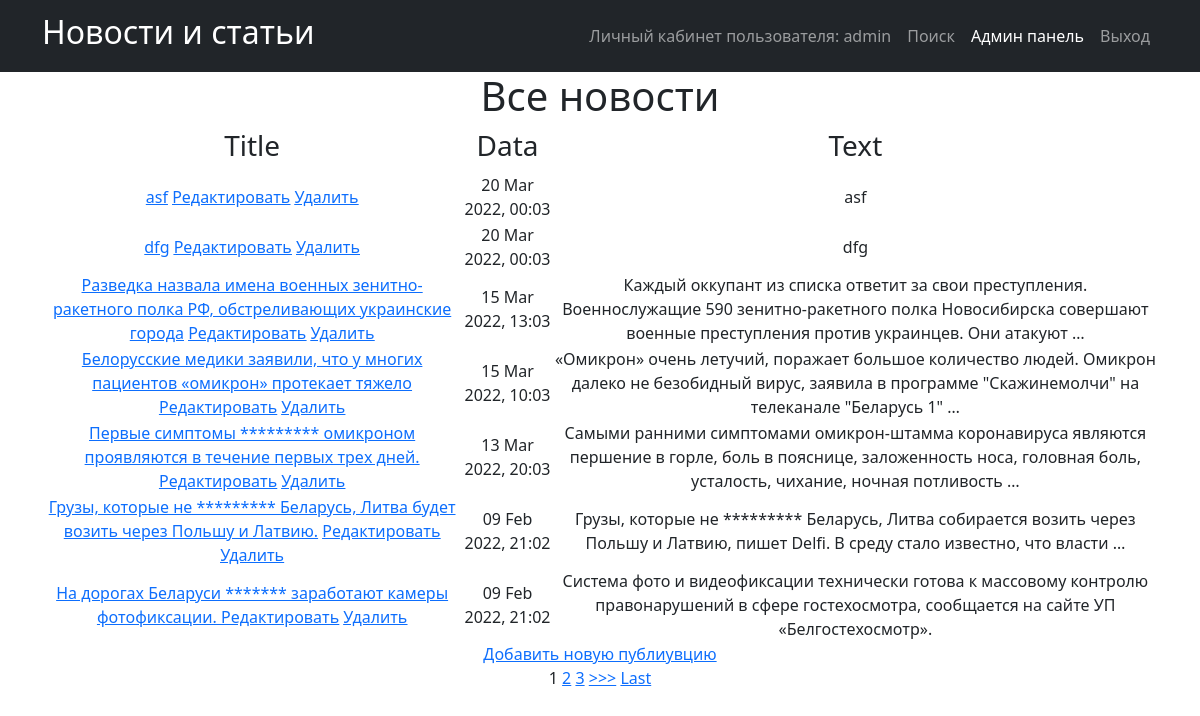
The app's page /news/ (signed in) with its own data.
### news_portal/models.py (models this page shows, shortened)
class Post(models.Model):
    PostAuthor = models.ForeignKey(Author, on_delete=models.CASCADE)
    NEWS = 'NW'
    ARTICLE = 'AR'
    CATEGORIES = [
        ('NW', 'Новость'),
        ('AR', 'Статья')
    ]
    categoryType = models.CharField(max_length=2, choices=CATEGORIES)
    pubData = models.DateTimeField('дата добавления', auto_now_add=True)
    postCategory = models.ManyToManyField(Category, through='postCategory')
    postTitle = models.CharField('название публикации', max_length=255)
    postText = models.TextField('текст публикации')
    postRating = models.SmallIntegerField('рейтинг публикации', default=0)

### news_portal/views.py (the view, shortened to what this page needs)
# urls.py: path('', PostList.as_view()),
class PostList(ListView):
    model = Post
    template_name = 'news.html'
    context_object_name = 'news'
    queryset = Post.objects.order_by('-id')
    paginate_by = 1
    form_class = PostForm
    def get_context_data(self, **kwargs):
        context = super().get_context_data(**kwargs)
        context['filter'] = News_filter(self.request.GET, queryset=self.get_queryset())
        return context

### news_portal/templatetags/censor.py (called while the page is built)
@register.filter(name='censor')
def censor(value):
    text = value.split()
    for word in text:
        if word.lower() in CENSOR:
            value = value.replace(word, '*' * len(word))
    return value

### templates/news.html (shortened to what this page needs)
{% extends 'flatpages/default.html' %}
{% load censor %}
{% block content %}
<h1>Все новости</h1>
    {% if news %}
    <table>
        <tr>
            <td>
                <h3>Title</h3>
            </td>
            <td>
                <h3>Data</h3>
            </td>
            <td>
                <h3>Text</h3>
            </td>
            </tr>
            {% for new in filter.qs %}
            <tr>
            <td>
               <a href="{% url 'post_detail' new.id %}">{{ new.postTitle|censor }}</a>
                <a href="{% url 'post_update' new.id %}"><u>Редактировать</u></a>
                  <a href="{% url 'post_delete' new.id %}"><u> Удалить </u></a>
            </td>
            <td>
                {{ new.pubData|date:'d M Y, H:m' }}
            </td>
            <td>
                {{ new.postText|truncatewords:20|censor }}
            </td>
        </tr>
        {% endfor %}
    </table>
<a href="{% url 'post_create' %}">Добавить новую публиувцию</a> <br>
{% if is_paginated %}
    {% for num in page_obj.paginator.page_range %}
        {% if page_obj.number == num %}
            <a>{{ num }}</a>
        {% elif num > page_obj.number|add:'-3' and num < page_obj.number|add:'3' %}
            <a href="?page={{ num }}">{{ num }}</a>
        {% endif %}
    {% endfor %}
    {% if page_obj.has_next %}
        <a href="?page={{ page_obj.next_page_number }}">>>></a>
        <a href="?page={{ page_obj.paginator.num_pages }}">Last</a>
    {% endif %}
{% endif %}
    {% else %}
    <h2> Новостей нет! </h2>
    {% endif%}
{% endblock content %}

### templates/flatpages/default.html (shortened to what this page needs)
<!DOCTYPE html>
<html lang="en">
    <head>
        {% load static %}
        <link href="{% static 'css/styles.css' %}" rel="stylesheet" />
    </head>
    <body>
        <nav class="navbar navbar-expand-lg navbar-dark bg-dark">
            <div class="container">
                <a class="navbar-brand" href=/news/><h2>Новости и статьи</h2></a>
                <div class="collapse navbar-collapse" id="navbarSupportedContent">
                    <ul class="navbar-nav ms-auto mb-2 mb-lg-0">
                        <li class="nav-item"><a class="nav-link" href=http://127.0.0.1:8000>Личный кабинет пользователя: {{request.user.username}}</a></li>
                        <li class="nav-item"><a class="nav-link" href=/news/search/>Поиск</a></li>
                        <li class="nav-item"><a class="nav-link active" aria-current="page" href=/admin/>Админ панель</a></li>
                        <li class="nav-item"><a class="nav-link" href=/sign/logout/>Выход</a></li>
                            </ul>
                </div>
            </div>
        </nav>
        <div class="container">
           <div class="row">
               <div class="col-lg-12 text-center">
                   {% block content %}{% endblock content %}
               </div>
           </div>
        </div>
    </body>
</html>

### records on screen
Post: postTitle|censor "asf", pubData "20 Mar 2022, 00:03", postText|censor "asf"
Post: postTitle|censor "dfg", pubData "20 Mar 2022, 00:03", postText|censor "dfg"
Post: postTitle|censor "Разведка назвала имена военных зенитно-ракетного полка РФ, обстреливающих украинские города", pubData "15 Mar 2022, 13:03", postText|censor "Каждый оккупант из списка ответит за свои преступления. Военнослужащие 590 зенитно-ракетного полка Новосибирска совершают военные преступления против украинцев. Они атакуют …"
Post: postTitle|censor "Белорусские медики заявили, что у многих пациентов «омикрон» протекает тяжело", pubData "15 Mar 2022, 10:03", postText|censor "«Омикрон» очень летучий, поражает большое количество людей. Омикрон далеко не безобидный вирус, заявила в программе \"Скажинемолчи\" на телеканале \"Беларусь 1\" …"
Post: postTitle|censor "Первые симптомы ********* омикроном проявляются в течение первых трех дней.", pubData "13 Mar 2022, 20:03", postText|censor "Самыми ранними симптомами омикрон-штамма коронавируса являются першение в горле, боль в пояснице, заложенность носа, головная боль, усталость, чихание, ночная потливость …"
Post: postTitle|censor "Грузы, которые не ********* Беларусь, Литва будет возить через Польшу и Латвию.", pubData "09 Feb 2022, 21:02", postText|censor "Грузы, которые не ********* Беларусь, Литва собирается возить через Польшу и Латвию, пишет Delfi. В среду стало известно, что власти …"
Post: postTitle|censor "На дорогах Беларуси ******* заработают камеры фотофиксации.", pubData "09 Feb 2022, 21:02", postText|censor "Система фото и видеофиксации технически готова к массовому контролю правонарушений в сфере гостехосмотра, сообщается на сайте УП «Белгостехосмотр»."

### other values on screen
{{ request.user.username }} "admin"
{{ num }} "1"
{{ num }} "2" "3"
